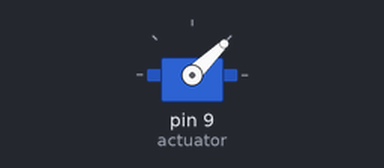
Simulated run of this sketch. Board: Arduino Uno, built with avr-gcc and run on an emulated ATmega328P. Parts: servo. At 31.0 s the program stops and its outputs stay as they are.

Above: at 0.55 s.
At 6.5 s:
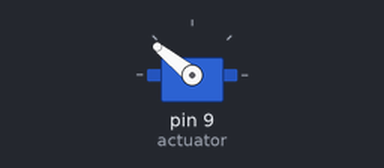
Timing chart, 0 to 8.3 s (numbered marks = the images above):
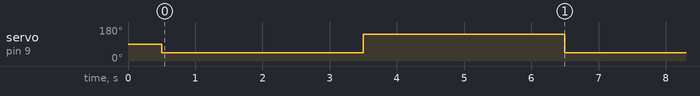

The sketch:

actuator_test.ino
```cpp
#include <Servo.h>

Servo actuator;
int cycleCount = 0;
const int maxCycles = 5;

void setup() {
  actuator.attach(9); // Actuator signal wire to pin 9
  delay(500);         // Startup delay
}

void loop() {
  if (cycleCount < maxCycles) {
    // Extend actuator
    actuator.writeMicroseconds(1000);
    delay(3000); // Allow time to move

    // Retract actuator
    actuator.writeMicroseconds(2000);
    delay(3000);

    cycleCount++;
  } else {
    // Final position: retracted
    actuator.writeMicroseconds(2000);
    delay(500); // Hold for a bit
    actuator.detach(); // Optional: stop signal

    while (1); // Stop running the loop
  }
}
```

Measured:
- by itself, servo on pin 9 (actuator): alternates 141° for 3.0 s and 44° for 3.0 s
